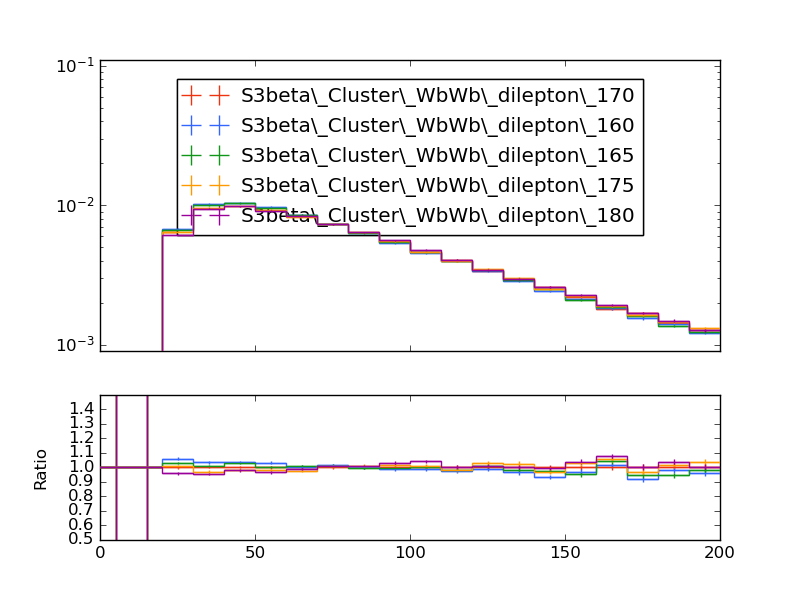

Python code for this plot:
#! /usr/bin/env python

# This Python script was auto-generated using YODA v2.0.1.
# Analysis object: /WbWb_dilepton/mu_e_presel
# Timestamp: 27-02-2025 (11:02:16)

import matplotlib as mpl
import matplotlib.pyplot as plt
mpl.use('Agg') # comment out for interactive use
import os
import numpy as np

plotDir = os.path.split(os.path.realpath(__file__))[0]
if 'YODA_USER_PLOT_PATH' in globals():
    plot_outdir = globals()['YODA_USER_PLOT_PATH']
else:
    plot_outdir = plotDir

#plot style
plt.style.use(os.path.join(plotDir, '../default.mplstyle'))

plt.rcParams['text.usetex'] = False
plt.style.use(['classic'])
plt.rc('font', family='DejaVu Sans')
# plot metadata
figW, figH = plt.rcParams['figure.figsize']
ax_xLabel = r''
ax_yLabel = r''
ax_title  = r''
ax_xScale = 'linear'
ax_yScale = 'log'
xLims = (0.0, 200.0)
yLims = (0.0009000000000000001, 0.11000000000000001)

# TeX-friendly labels for the legend
labels = {
    'legend' : ([ r"S3beta\_Cluster\_WbWb\_dilepton\_170", r"S3beta\_Cluster\_WbWb\_dilepton\_160", r"S3beta\_Cluster\_WbWb\_dilepton\_165", r"S3beta\_Cluster\_WbWb\_dilepton\_175", r"S3beta\_Cluster\_WbWb\_dilepton\_180" ], r""),
}

# Adjust canvas width and height
canvasW = 10.0
canvasH = 9.0
figW *= canvasW/10.
figH *= canvasH/9.

# Create figure and axis objects
fig, (ax, ratio0_ax) = plt.subplots(2, 1, sharex=True,
                  figsize=(figW,figH), gridspec_kw={'height_ratios': (6.0, 3.0)})

# Set figure margins
plt.subplots_adjust(
    left   = 1.0 * plt.rcParams['figure.subplot.left'],
    right  = 1.0 * plt.rcParams['figure.subplot.right'],
    top    = 1.0 * plt.rcParams['figure.subplot.top'],
    bottom = 1.0 * plt.rcParams['figure.subplot.bottom'])

ratio0_ax.yaxis.set_major_locator(mpl.ticker.MultipleLocator(0.1))
ratio0_ax.set_ylim(0.5, 1.4999)
ratio0_ax.set_ylabel('Ratio')

# the numerical data is stored in a separate file
dataf = dict()
prefix = os.path.split(__file__)[0]
if prefix:    prefix = prefix + '/'
exec(open(prefix+'mu_e_presel__data.py').read(), dataf)


legend_handles = dict() # keep track of handles for the legend

# style options for curves
# starts at zorder>=5 to draw curve on top of legend
styles = {
  'S3beta_Cluster_WbWb_dilepton_170.yoda.gz': {
    'color' : '#EE3311',
    'linestyle' : '-',
    'linewidth' : 1,
    'marker' : 'none',
    'markersize' : 2,
    'capsize' : 0.0,
    'zorder' : 5,
    'histstyle' : 1,
    'drawstyle' : 'steps-pre',
    'xerrorbars' : 1,
    'yerrorbars' : 1,
    'fillcolor' : None,
    'fillopacity' : 1.0,
    'ratio0_linestyle' : '-',
    'ratio0_linewidth' : 1,
    'ratio0_marker' : 'none',
    'ratio0_markersize' : 2,
    'ratio0_capsize' : 0.0,
    'ratio0_zorder' : 5,
    'ratio0_histstyle' : 1,
    'ratio0_drawstyle' : 'steps-pre',
    'ratio0_xerrorbars' : 1,
    'ratio0_yerrorbars' : 1,
  },
  'S3beta_Cluster_WbWb_dilepton_160.yoda.gz': {
    'color' : '#3366FF',
    'linestyle' : '-',
    'linewidth' : 1,
    'marker' : 'none',
    'markersize' : 2,
    'capsize' : 0.0,
    'zorder' : 6,
    'histstyle' : 1,
    'drawstyle' : 'steps-pre',
    'xerrorbars' : 1,
    'yerrorbars' : 1,
    'fillcolor' : None,
    'fillopacity' : 1.0,
    'ratio0_linestyle' : '-',
    'ratio0_linewidth' : 1,
    'ratio0_marker' : 'none',
    'ratio0_markersize' : 2,
    'ratio0_capsize' : 0.0,
    'ratio0_zorder' : 6,
    'ratio0_histstyle' : 1,
    'ratio0_drawstyle' : 'steps-pre',
    'ratio0_xerrorbars' : 1,
    'ratio0_yerrorbars' : 1,
  },
  'S3beta_Cluster_WbWb_dilepton_165.yoda.gz': {
    'color' : '#109618',
    'linestyle' : '-',
    'linewidth' : 1,
    'marker' : 'none',
    'markersize' : 2,
    'capsize' : 0.0,
    'zorder' : 7,
    'histstyle' : 1,
    'drawstyle' : 'steps-pre',
    'xerrorbars' : 1,
    'yerrorbars' : 1,
    'fillcolor' : None,
    'fillopacity' : 1.0,
    'ratio0_linestyle' : '-',
    'ratio0_linewidth' : 1,
    'ratio0_marker' : 'none',
    'ratio0_markersize' : 2,
    'ratio0_capsize' : 0.0,
    'ratio0_zorder' : 7,
    'ratio0_histstyle' : 1,
    'ratio0_drawstyle' : 'steps-pre',
    'ratio0_xerrorbars' : 1,
    'ratio0_yerrorbars' : 1,
  },
  'S3beta_Cluster_WbWb_dilepton_175.yoda.gz': {
    'color' : '#FF9900',
    'linestyle' : '-',
    'linewidth' : 1,
    'marker' : 'none',
    'markersize' : 2,
    'capsize' : 0.0,
    'zorder' : 8,
    'histstyle' : 1,
    'drawstyle' : 'steps-pre',
    'xerrorbars' : 1,
    'yerrorbars' : 1,
    'fillcolor' : None,
    'fillopacity' : 1.0,
    'ratio0_linestyle' : '-',
    'ratio0_linewidth' : 1,
    'ratio0_marker' : 'none',
    'ratio0_markersize' : 2,
    'ratio0_capsize' : 0.0,
    'ratio0_zorder' : 8,
    'ratio0_histstyle' : 1,
    'ratio0_drawstyle' : 'steps-pre',
    'ratio0_xerrorbars' : 1,
    'ratio0_yerrorbars' : 1,
  },
  'S3beta_Cluster_WbWb_dilepton_180.yoda.gz': {
    'color' : '#990099',
    'linestyle' : '-',
    'linewidth' : 1,
    'marker' : 'none',
    'markersize' : 2,
    'capsize' : 0.0,
    'zorder' : 9,
    'histstyle' : 1,
    'drawstyle' : 'steps-pre',
    'xerrorbars' : 1,
    'yerrorbars' : 1,
    'fillcolor' : None,
    'fillopacity' : 1.0,
    'ratio0_linestyle' : '-',
    'ratio0_linewidth' : 1,
    'ratio0_marker' : 'none',
    'ratio0_markersize' : 2,
    'ratio0_capsize' : 0.0,
    'ratio0_zorder' : 9,
    'ratio0_histstyle' : 1,
    'ratio0_drawstyle' : 'steps-pre',
    'ratio0_xerrorbars' : 1,
    'ratio0_yerrorbars' : 1,
  },
}

# curve from input yoda files in main panel
for label, yvals in dataf['yvals'].items():
    if all(np.isnan(v) for v in dataf['yvals'][label]):
        continue
    tmp = None
    if styles[label]['histstyle']: # draw as histogram
        xpos = dataf['xedges'][label] if styles[label]['drawstyle'] else dataf['xpoints'][label]
        ypos = np.insert(yvals, 0, yvals[0]) if styles[label]['drawstyle'] else yvals
        if styles[label]['fillcolor']: # fill area below curve
            ax.fill_between(xpos, ypos, step='pre',
                            color=styles[label]['fillcolor'],
                            alpha=styles[label]['fillopacity'])
        tmp, = ax.plot(xpos, ypos,
                       color=styles[label]['color'],
                       linestyle=styles[label]['linestyle'],
                       linewidth=styles[label]['linewidth'],
                       drawstyle=styles[label]['drawstyle'], solid_joinstyle='miter',
                       zorder=styles[label]['zorder'], label=label)
    tmp = ax.errorbar(dataf['xpoints'][label], yvals,
                      xerr=np.array(dataf['xerrs'][label])*styles[label]['xerrorbars'],
                      yerr=np.array(dataf['yerrs'][label])*styles[label]['yerrorbars'],
                      fmt=styles[label]['marker'], capsize=styles[label]['capsize'],
                      markersize=styles[label]['markersize'],
                      ecolor=styles[label]['color'],
                      color=styles[label]['color'], zorder=styles[label]['zorder'])
    tmp[-1][0].set_linestyle(styles[label]['linestyle'])
    tmp[-1][0].set_linewidth(styles[label]['linewidth'])
    if label in dataf['add_legend_handle']:  legend_handles[label] = tmp
    for varLabel in dataf['variation_yvals'].keys():
        if varLabel.startswith(label):
            tmp, = ax.plot(dataf['xedges'][label], dataf['variation_yvals'][varLabel],
                           color=styles[label]['color'],
                           linestyle=styles[label]['linestyle'],
                           linewidth=styles[label]['linewidth'],
                           drawstyle='steps-pre', solid_joinstyle='miter',
                           zorder=styles[label]['zorder'], alpha=0.5)


# plots on ratio panel
# curve from input yoda files in ratio panel
for label, yvals in dataf['ratio0_yvals'].items():
    if all(np.isnan(v) for v in yvals):
        continue
    if styles[label]['ratio0_histstyle']: # plot as histogram
        xpos = dataf['xedges']['S3beta_Cluster_WbWb_dilepton_170.yoda.gz'] if styles[label]['ratio0_drawstyle'] else dataf['xpoints']['S3beta_Cluster_WbWb_dilepton_170.yoda.gz']
        ypos = np.insert(yvals, 0, yvals[0]) if styles[label]['ratio0_drawstyle'] else yvals
        ratio0_ax.plot(xpos, ypos,
                       color=styles[label]['color'],
                       linewidth=styles[label]['linewidth'],
                       linestyle=styles[label]['ratio0_linestyle'],
                       drawstyle=styles[label]['ratio0_drawstyle'], zorder=styles[label]['zorder'],
                       solid_joinstyle='miter')
    tmp = ratio0_ax.errorbar(dataf['xpoints']['S3beta_Cluster_WbWb_dilepton_170.yoda.gz'], yvals,
                             xerr=np.array(dataf['ref_xerrs'])*styles[label]['ratio0_xerrorbars'],
                             yerr=np.array(dataf['ratio0_yerrs'][label])*styles[label]['ratio0_yerrorbars'],
                             fmt=styles[label]['ratio0_marker'], capsize=styles[label]['ratio0_capsize'],
                             markersize=styles[label]['ratio0_markersize'],
                             ecolor=styles[label]['color'],
                             color=styles[label]['color'])
    tmp[-1][0].set_linestyle(styles[label]['ratio0_linestyle'])
    tmp[-1][0].set_linewidth(styles[label]['ratio0_linewidth'])

    for varlabel in dataf['ratio0_variation_vals'].keys():
        if varlabel.startswith(label):
            ratio0_ax.plot(dataf['xedges']['S3beta_Cluster_WbWb_dilepton_170.yoda.gz'],
                            dataf['ratio0_variation_vals'][varlabel],
                            color=styles[label]['color'],
                            linestyle=styles[label]['linestyle'],
                            linewidth=styles[label]['linewidth'],
                            drawstyle='steps-pre', solid_joinstyle='miter',
                            zorder=1, alpha=0.5)

legend_items = list(legend_handles.values())
ax.add_artist(ax.legend(legend_items,
                        labels['legend'][0],
                        title=labels['legend'][1],
                        alignment='left',
                        loc='upper center',
                        bbox_to_anchor=(0.5, 0.97)))

# set plot metadata as defined above
ratio0_ax.set_xlabel(ax_xLabel)
ratio0_ax.xaxis.set_label_coords(1., -0.15)
ax.set_ylabel(ax_yLabel, ha='right', va='top')
ax.yaxis.set_label_coords(-0.11, 1.0)
ax.set_title(ax_title, loc='left')
ax.set_xscale(ax_xScale)
ax.set_yscale(ax_yScale)
ax.set_xlim(xLims)
ax.set_ylim(yLims)

# tick formatting
plt.rcParams['xtick.top'] = True
plt.rcParams['ytick.right'] = True
ax.yaxis.set_major_locator(mpl.ticker.LogLocator(base=10.0, numticks=np.inf))
ax.yaxis.set_minor_locator(mpl.ticker.LogLocator(
                           base=10.0, subs=np.arange(0.1, 1, 0.1), numticks=np.inf))
fig.align_ylabels((ax, ratio0_ax))
plt.savefig(os.path.join(plot_outdir, 'mu_e_presel.pdf'), format='PDF')
plt.savefig(os.path.join(plot_outdir, 'mu_e_presel.png'), format='PNG')

plt.close(fig)
